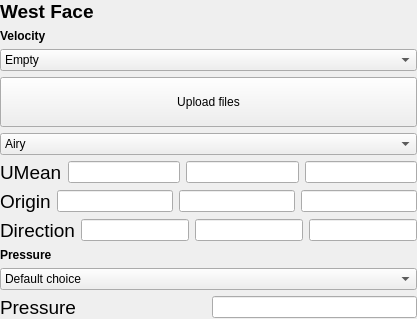
             <widget class="QWidget" name="Pg4_HB_West">
              <layout class="QVBoxLayout" name="verticalLayout_36">
               <property name="leftMargin">
                <number>0</number>
               </property>
               <property name="topMargin">
                <number>0</number>
               </property>
               <property name="rightMargin">
                <number>0</number>
               </property>
               <property name="bottomMargin">
                <number>0</number>
               </property>
               <item>
                <widget class="QLabel" name="Lbl_HB_West">
                 <property name="font">
                  <font>
                   <pointsize>14</pointsize>
                  </font>
                 </property>
                 <property name="text">
                  <string>&lt;html&gt;&lt;head/&gt;&lt;body&gt;&lt;p&gt;&lt;span style=&quot; font-weight:600;&quot;&gt;West Face&lt;/span&gt;&lt;/p&gt;&lt;/body&gt;&lt;/html&gt;</string>
                 </property>
                </widget>
               </item>
               <item>
                <widget class="QLabel" name="Lbl_HB_WestVelBC">
                 <property name="font">
                  <font>
                   <weight>75</weight>
                   <bold>true</bold>
                  </font>
                 </property>
                 <property name="text">
                  <string>Velocity</string>
                 </property>
                </widget>
               </item>
               <item>
                <widget class="QComboBox" name="Cmb_HB_WestUBC">
                 <item>
                  <property name="text">
                   <string>Empty</string>
                  </property>
                 </item>
                 <item>
                  <property name="text">
                   <string>Inlet: Constant velocity</string>
                  </property>
                 </item>
                 <item>
                  <property name="text">
                   <string>Inlet: Wave input</string>
                  </property>
                 </item>
                 <item>
                  <property name="text">
                   <string>Inlet: Time-varying uniform velocity</string>
                  </property>
                 </item>
                 <item>
                  <property name="text">
                   <string>Inlet: Time-varying non-uniform velocity</string>
                  </property>
                 </item>
                 <item>
                  <property name="text">
                   <string>Outlet: Phase-mean velocity</string>
                  </property>
                 </item>
                 <item>
                  <property name="text">
                   <string>Outlet: flowRateOutletVelocity</string>
                  </property>
                 </item>
                 <item>
                  <property name="text">
                   <string>Outlet: inletOutlet</string>
                  </property>
                 </item>
                 <item>
                  <property name="text">
                   <string>Wall: noSlip</string>
                  </property>
                 </item>
                </widget>
               </item>
               <item>
                <widget class="QPushButton" name="Lbl_HB_WestUploadFile">
                 <property name="text">
                  <string>
Upload files
</string>
                 </property>
                </widget>
               </item>
               <item>
                <widget class="QComboBox" name="Cmb_HB_WestWaveType">
                 <item>
                  <property name="text">
                   <string>Airy</string>
                  </property>
                 </item>
                 <item>
                  <property name="text">
                   <string>Stokes2</string>
                  </property>
                 </item>
                 <item>
                  <property name="text">
                   <string>Stokes5</string>
                  </property>
                 </item>
                 <item>
                  <property name="text">
                   <string>Solitary</string>
                  </property>
                 </item>
                 <item>
                  <property name="text">
                   <string>Custom</string>
                  </property>
                 </item>
                </widget>
               </item>
               <item>
                <layout class="QHBoxLayout" name="HLY_HB_WestU">
                 <item>
                  <widget class="QLabel" name="Lbl_HB_WestU">
                   <property name="font">
                    <font>
                     <pointsize>14</pointsize>
                    </font>
                   </property>
                   <property name="text">
                    <string>UMean</string>
                   </property>
                  </widget>
                 </item>
                 <item>
                  <widget class="QLineEdit" name="Led_HB_WestUx"/>
                 </item>
                 <item>
                  <widget class="QLineEdit" name="Led_HB_WestUy"/>
                 </item>
                 <item>
                  <widget class="QLineEdit" name="Led_HB_WestUz"/>
                 </item>
                </layout>
               </item>
               <item>
                <layout class="QHBoxLayout" name="HLY_HB_WestOrigin">
                 <item>
                  <widget class="QLabel" name="Lbl_HB_WestOrigin">
                   <property name="font">
                    <font>
                     <pointsize>14</pointsize>
                    </font>
                   </property>
                   <property name="text">
                    <string>Origin</string>
                   </property>
                  </widget>
                 </item>
                 <item>
                  <widget class="QLineEdit" name="Led_HB_WestOriginX"/>
                 </item>
                 <item>
                  <widget class="QLineEdit" name="Led_HB_WestOriginY"/>
                 </item>
                 <item>
                  <widget class="QLineEdit" name="Led_HB_WestOriginZ"/>
                 </item>
                </layout>
               </item>
               <item>
                <layout class="QHBoxLayout" name="HLY_HB_WestVec">
                 <item>
                  <widget class="QLabel" name="Lbl_HB_WestVec">
                   <property name="font">
                    <font>
                     <pointsize>14</pointsize>
                    </font>
                   </property>
                   <property name="text">
                    <string>Direction</string>
                   </property>
                  </widget>
                 </item>
                 <item>
                  <widget class="QLineEdit" name="Led_HB_WestVecX"/>
                 </item>
                 <item>
                  <widget class="QLineEdit" name="Led_HB_WestVecY"/>
                 </item>
                 <item>
                  <widget class="QLineEdit" name="Led_HB_WestVecZ"/>
                 </item>
                </layout>
               </item>
               <item>
                <widget class="QLabel" name="Lbl_HB_WestPresBC">
                 <property name="font">
                  <font>
                   <weight>75</weight>
                   <bold>true</bold>
                  </font>
                 </property>
                 <property name="text">
                  <string>Pressure</string>
                 </property>
                </widget>
               </item>
               <item>
                <widget class="QComboBox" name="Cmb_HB_WestPresBC">
                 <item>
                  <property name="text">
                   <string>Default choice</string>
                  </property>
                 </item>
                 <item>
                  <property name="text">
                   <string>Inlet / Outlet / Wall: Zero gradient</string>
                  </property>
                 </item>
                 <item>
                  <property name="text">
                   <string>Inlet: Calculated pressure</string>
                  </property>
                 </item>
                 <item>
                  <property name="text">
                   <string>Outlet: Total pressure</string>
                  </property>
                 </item>
                 <item>
                  <property name="text">
                   <string>Wall: Fixed flux</string>
                  </property>
                 </item>
                </widget>
               </item>
               <item>
                <layout class="QHBoxLayout" name="HLY_HB_WestPres" stretch="1,1">
                 <item>
                  <widget class="QLabel" name="Lbl_HB_WestPres">
                   <property name="font">
                    <font>
                     <pointsize>14</pointsize>
                    </font>
                   </property>
                   <property name="text">
                    <string>Pressure</string>
                   </property>
                  </widget>
                 </item>
                 <item>
                  <widget class="QLineEdit" name="Led_HB_WestPres"/>
                 </item>
                </layout>
               </item>
              </layout>
             </widget>
